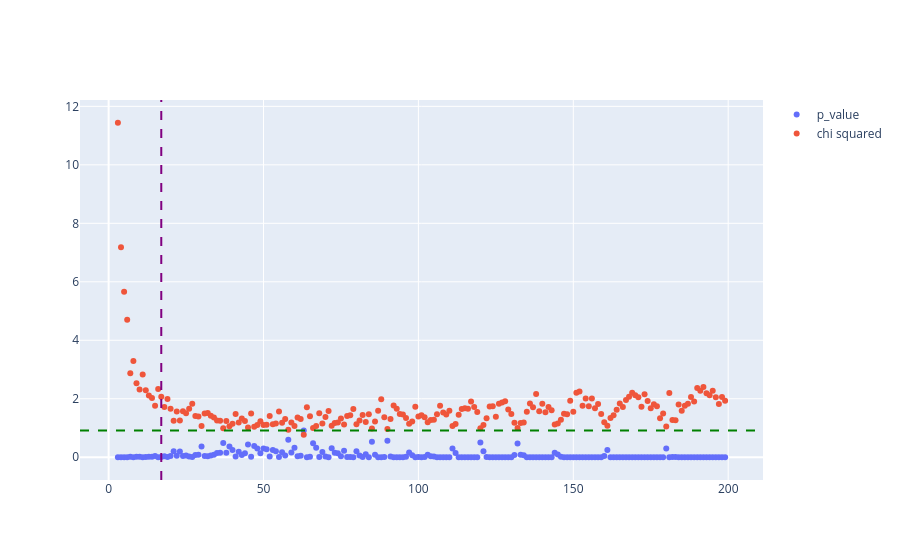

Notebook code for this chart:
### Code cell
fig = go.Figure()

range_bins = np.arange(min_bin_range , max_bin_range , step_bin , dtype=int)

fig.add_trace( go.Scatter( x = range_bins , y = p_value_list , mode="markers" , name="p_value"))
fig.add_trace( go.Scatter( x = range_bins , y = chi2_list , mode="markers" , name="chi squared"))
fig.add_vline(x= sturges(len(data_refact)), line_dash="dash", line_color="purple" , name= "sturges value for binning")
fig.add_hline( y= max(p_value_list) , line_dash="dash", line_color="green" , name= "minimum p_value")
fig.update_layout(showlegend=True)
fig.show()

### Figure 1 — Plotly figure (JSON) as saved in the notebook; plotly's stock layout.template omitted (floating-point values rounded to 4 significant figures; data arrays with more than 128 entries replaced by an {"elided": "..."} marker saying what was removed)
{"data": [{"mode": "markers", "name": "p_value", "type": "scatter", "x": {"elided": "197 int values"}, "y": {"elided": "197 float values"}}, {"mode": "markers", "name": "chi squared", "type": "scatter", "x": {"elided": "197 int values"}, "y": {"elided": "197 float values"}}], "layout": {"shapes": [{"line": {"color": "purple", "dash": "dash"}, "name": "sturges value for binning", "type": "line", "x0": 17, "x1": 17, "xref": "x", "y0": 0, "y1": 1, "yref": "y domain"}, {"line": {"color": "green", "dash": "dash"}, "name": "minimum p_value", "type": "line", "x0": 0, "x1": 1, "xref": "x domain", "y0": 0.9113, "y1": 0.9113, "yref": "y"}], "showlegend": true}}
